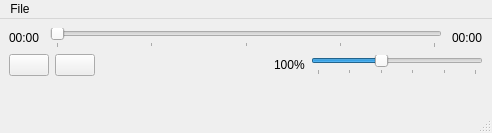
<?xml version="1.0" encoding="UTF-8"?>
<ui version="4.0">
 <class>MainWindow</class>
 <widget class="QMainWindow" name="MainWindow">
  <property name="geometry">
   <rect>
    <x>0</x>
    <y>0</y>
    <width>492</width>
    <height>133</height>
   </rect>
  </property>
  <property name="windowTitle">
   <string>PSXPlayer</string>
  </property>
  <widget class="QWidget" name="centralwidget">
   <layout class="QVBoxLayout" name="verticalLayout">
    <item>
     <layout class="QHBoxLayout" name="horizontalLayout_2">
      <property name="spacing">
       <number>10</number>
      </property>
      <item>
       <widget class="QLabel" name="remainingTime">
        <property name="text">
         <string>00:00</string>
        </property>
       </widget>
      </item>
      <item>
       <widget class="QSliderMouseEvent" name="seekSlider">
        <property name="minimum">
         <number>0</number>
        </property>
        <property name="maximum">
         <number>100</number>
        </property>
        <property name="value">
         <number>0</number>
        </property>
        <property name="orientation">
         <enum>Qt::Orientation::Horizontal</enum>
        </property>
        <property name="tickPosition">
         <enum>QSlider::TickPosition::TicksBelow</enum>
        </property>
        <property name="tickInterval">
         <number>25</number>
        </property>
       </widget>
      </item>
      <item>
       <widget class="QLabel" name="totalTime">
        <property name="text">
         <string>00:00</string>
        </property>
       </widget>
      </item>
     </layout>
    </item>
    <item>
     <layout class="QHBoxLayout" name="horizontalLayout">
      <item>
       <widget class="QPushButton" name="playButton">
        <property name="text">
         <string/>
        </property>
        <property name="icon">
         <iconset theme="QIcon::ThemeIcon::MediaPlaybackStart"/>
        </property>
       </widget>
      </item>
      <item>
       <widget class="QPushButton" name="pushButton_2">
        <property name="text">
         <string/>
        </property>
        <property name="icon">
         <iconset theme="QIcon::ThemeIcon::MediaPlaybackStop"/>
        </property>
       </widget>
      </item>
      <item>
       <spacer name="horizontalSpacer">
        <property name="orientation">
         <enum>Qt::Orientation::Horizontal</enum>
        </property>
        <property name="sizeHint" stdset="0">
         <size>
          <width>40</width>
          <height>20</height>
         </size>
        </property>
       </spacer>
      </item>
      <item>
       <widget class="QLabel" name="speedLabel">
        <property name="text">
         <string>100%</string>
        </property>
       </widget>
      </item>
      <item>
       <widget class="QSliderMouseEvent" name="speedSlider">
        <property name="minimum">
         <number>0</number>
        </property>
        <property name="maximum">
         <number>50</number>
        </property>
        <property name="singleStep">
         <number>1</number>
        </property>
        <property name="pageStep">
         <number>5</number>
        </property>
        <property name="value">
         <number>20</number>
        </property>
        <property name="tracking">
         <bool>false</bool>
        </property>
        <property name="orientation">
         <enum>Qt::Orientation::Horizontal</enum>
        </property>
        <property name="tickPosition">
         <enum>QSlider::TickPosition::TicksBelow</enum>
        </property>
        <property name="tickInterval">
         <number>10</number>
        </property>
       </widget>
      </item>
     </layout>
    </item>
    <item>
     <spacer name="verticalSpacer">
      <property name="orientation">
       <enum>Qt::Orientation::Vertical</enum>
      </property>
      <property name="sizeHint" stdset="0">
       <size>
        <width>20</width>
        <height>40</height>
       </size>
      </property>
     </spacer>
    </item>
   </layout>
  </widget>
  <widget class="QMenuBar" name="menuBar">
   <property name="geometry">
    <rect>
     <x>0</x>
     <y>0</y>
     <width>492</width>
     <height>26</height>
    </rect>
   </property>
   <widget class="QMenu" name="menuFile">
    <property name="title">
     <string>File</string>
    </property>
    <addaction name="actionOpen"/>
   </widget>
   <addaction name="menuFile"/>
  </widget>
  <widget class="QStatusBar" name="statusBar"/>
  <action name="actionOpen">
   <property name="text">
    <string>Open</string>
   </property>
   <property name="shortcut">
    <string>Ctrl+O</string>
   </property>
  </action>
 </widget>
 <customwidgets>
  <customwidget>
   <class>QSliderMouseEvent</class>
   <extends>QSlider</extends>
   <header>slider-mouse-events.h</header>
  </customwidget>
 </customwidgets>
 <resources/>
 <connections/>
</ui>
